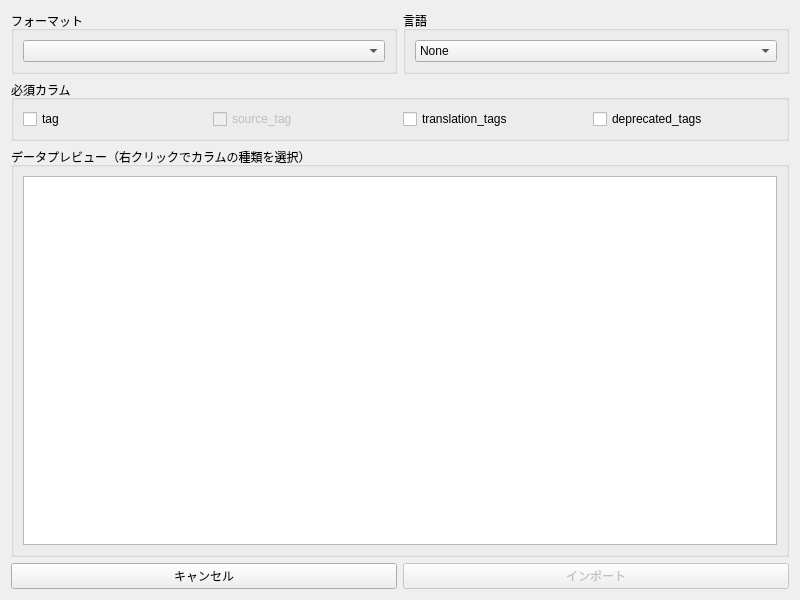
<?xml version="1.0" encoding="UTF-8"?>
<ui version="4.0">
 <class>TagDataImportDialog</class>
 <widget class="QDialog" name="TagDataImportDialog">
  <property name="geometry">
   <rect>
    <x>0</x>
    <y>0</y>
    <width>800</width>
    <height>600</height>
   </rect>
  </property>
  <property name="windowTitle">
   <string>タグデータインポート</string>
  </property>
  <layout class="QVBoxLayout" name="verticalLayout">
   <item>
    <layout class="QHBoxLayout" name="headerLayout">
     <item>
      <widget class="QGroupBox" name="formatGroupBox">
       <property name="title">
        <string>フォーマット</string>
       </property>
       <layout class="QHBoxLayout" name="horizontalLayout">
        <item>
         <widget class="QComboBox" name="formatComboBox"/>
        </item>
       </layout>
      </widget>
     </item>
     <item>
      <widget class="QGroupBox" name="languageGroupBox">
       <property name="title">
        <string>言語</string>
       </property>
       <layout class="QHBoxLayout" name="horizontalLayout_2">
        <item>
         <widget class="QComboBox" name="languageComboBox">
          <item>
           <property name="text">
            <string>None</string>
           </property>
          </item>
         </widget>
        </item>
       </layout>
      </widget>
     </item>
    </layout>
   </item>
   <item>
    <widget class="QGroupBox" name="requiredColumnsGroupBox">
     <property name="title">
      <string>必須カラム</string>
     </property>
     <layout class="QHBoxLayout" name="horizontalLayout_3">
      <item>
       <widget class="QCheckBox" name="tagCheckBox">
        <property name="text">
         <string>tag</string>
        </property>
       </widget>
      </item>
      <item>
       <widget class="QCheckBox" name="sourceTagCheckBox">
        <property name="enabled">
         <bool>false</bool>
        </property>
        <property name="text">
         <string>source_tag</string>
        </property>
        <property name="checked">
         <bool>false</bool>
        </property>
       </widget>
      </item>
      <item>
       <widget class="QCheckBox" name="translationTagsCheckBox">
        <property name="text">
         <string>translation_tags</string>
        </property>
       </widget>
      </item>
      <item>
       <widget class="QCheckBox" name="deprecatedTagsCheckBox">
        <property name="text">
         <string>deprecated_tags</string>
        </property>
       </widget>
      </item>
     </layout>
    </widget>
   </item>
   <item>
    <widget class="QGroupBox" name="dataPreviewGroupBox">
     <property name="title">
      <string>データプレビュー（右クリックでカラムの種類を選択）</string>
     </property>
     <layout class="QVBoxLayout" name="verticalLayout_2">
      <item>
       <widget class="QTableView" name="dataPreviewTable">
        <property name="selectionMode">
         <enum>QAbstractItemView::SelectionMode::SingleSelection</enum>
        </property>
        <property name="selectionBehavior">
         <enum>QAbstractItemView::SelectionBehavior::SelectColumns</enum>
        </property>
        <attribute name="horizontalHeaderStretchLastSection">
         <bool>true</bool>
        </attribute>
       </widget>
      </item>
     </layout>
    </widget>
   </item>
   <item>
    <layout class="QGridLayout" name="gridLayout">
     <item row="0" column="1">
      <widget class="QPushButton" name="importButton">
       <property name="enabled">
        <bool>false</bool>
       </property>
       <property name="text">
        <string>インポート</string>
       </property>
      </widget>
     </item>
     <item row="0" column="0">
      <widget class="QPushButton" name="cancelButton">
       <property name="text">
        <string>キャンセル</string>
       </property>
      </widget>
     </item>
    </layout>
   </item>
  </layout>
 </widget>
 <resources/>
 <connections/>
</ui>
